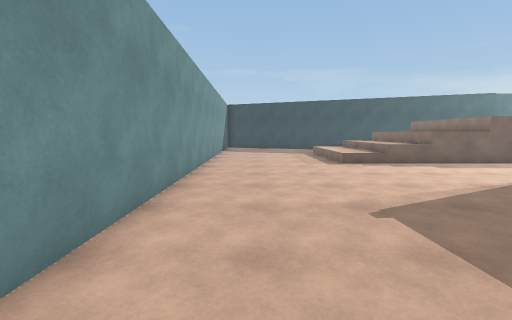
view 1 (above)

17 first-person views from a walk through a Unity game level. The camera is 1.4 m above the floor, tilts 6° down and sees 90° across. The floor is counted in squares, 1 m on a side. Each view is taken from the middle of a square. On the plan, view 1 faces up. The plan holds only what a view shows up to about 13 squares ahead; the rest is blank. The place goes on beyond the plan. The player is left out.

view 2
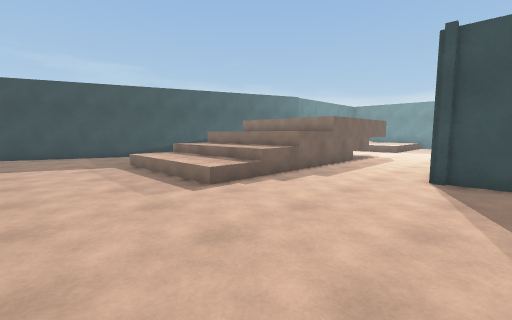

view 3
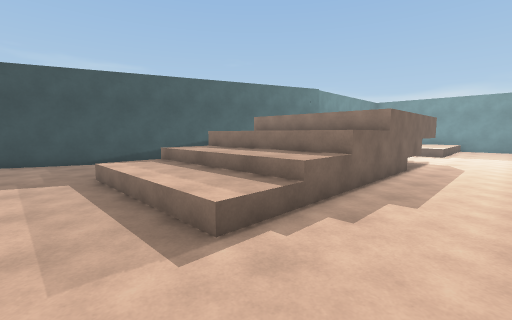

view 4
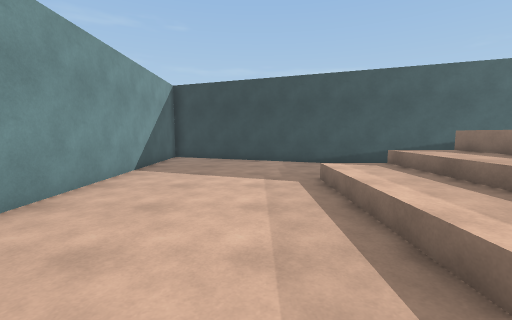

view 5
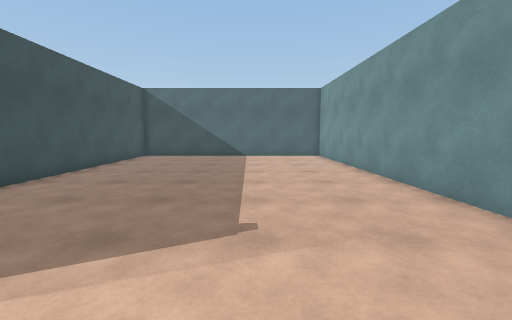

view 6
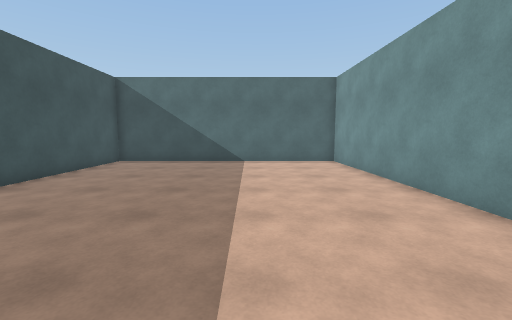

view 7
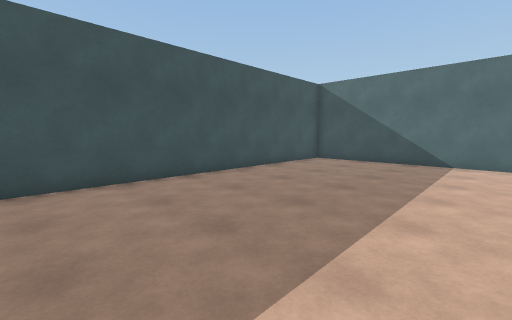

view 8
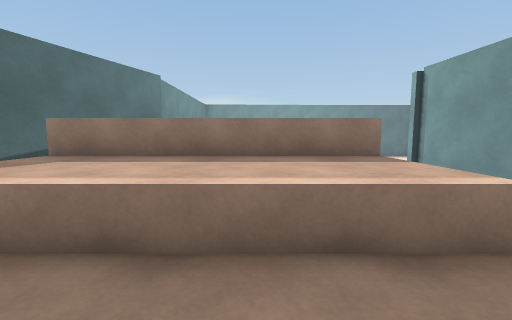

view 9
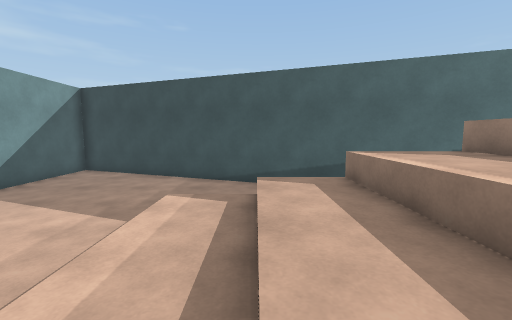

view 10
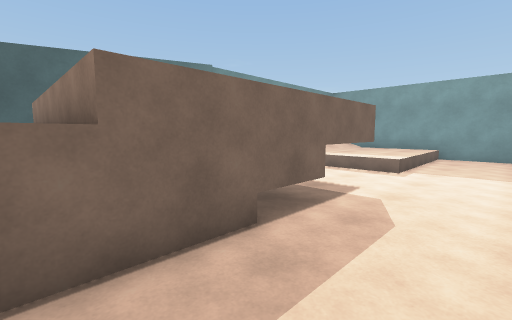

view 11
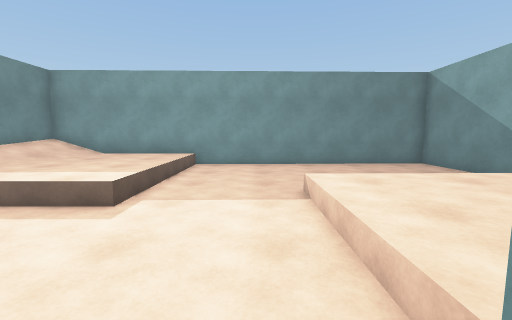

view 12
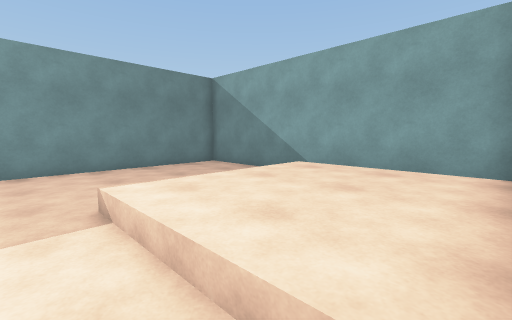

view 13
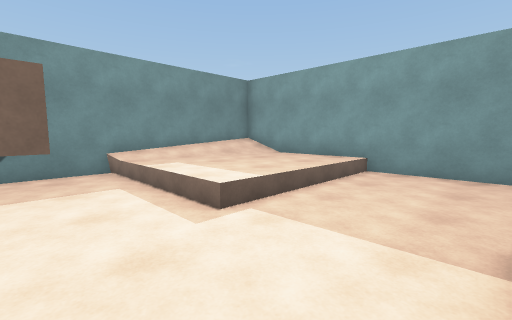

view 14
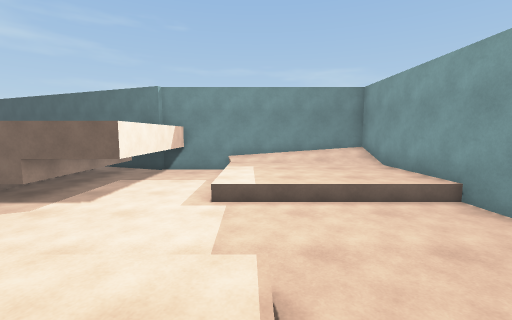

view 15
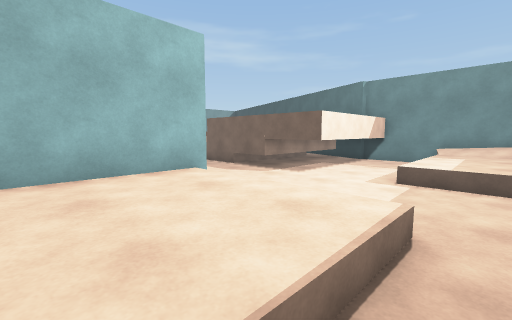

view 16
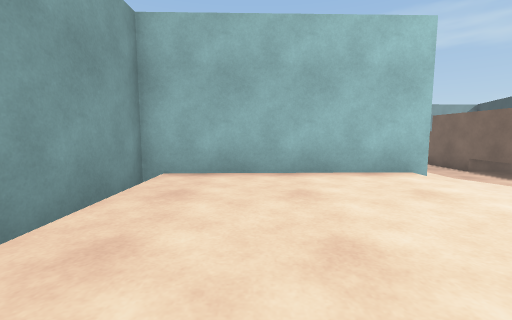

view 17
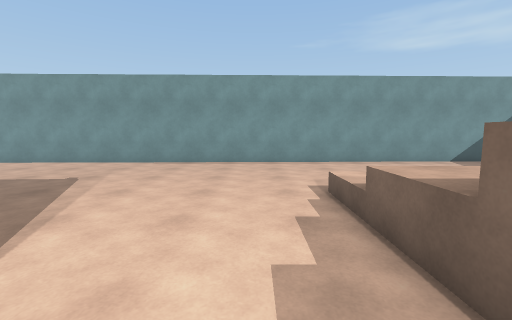

### Floor plan
Key: @ floor where view 1 was taken; # wall or solid block; . main floor; : floor 0.5 m higher than the main floor; + floor 1 m higher than the main floor; / step, stairs or slope; = window, fence, low wall or low ledge; ^ raised ledge.
Columns run from 3 left of view 1 to 27 right of it. Each row starts with its distance up from view 1.
 25 ###
 24 #.####
 23 #....####
 22 #.......###
 21 #.........###
 20 #.........   ###
 19 #.......       #
 18 #......////=^^#    ############
 17 #......///+^^^#   ###..///////#
 16 #......///+^^^#   ###../:::::/#
 15 #......///+^^^#   ###../::::::#
 14 #......///+^^^#   ###../::::::#
 13 #......///+^^^#######../::::::#
 12 #......///+^^^#######../::::::#
 11 #.............................#
 10 ##............................#
  9  #............................#
  8  #............ #####/////.....#
  7  #..........#      #::::/.....#
  6  #..........#      #::::/. ...#
  5  #..........#      #::::/  ...#
  4  #..........#      #::::/. ...#
  3  #..........#      #::::/  ...#
  2  #..........#      #/////  ...#
  1  #..........#      ############
  0  #.@........#
 -1  #..........#
 -2  #..........#
 -3  #..........#
 -4  #..........#
 -5  #..........#
 -6  #..........#
 -7  #..........#
 -8  ############

Where each view was taken, in squares from view 1:
view 1: 0 up, 0 right, facing up
view 2: 6 up, 0 right, facing up-right
view 3: 9 up, 2 right, facing up-right
view 4: 10 up, 2 right, facing up
view 5: 8 up, 2 right, facing down
view 6: 5 up, 2 right, facing down
view 7: 5 up, 1 right, facing down-right
view 8: 14 up, 6 right, facing right
view 9: 12 up, 6 right, facing up
view 10: 9 up, 10 right, facing up-right
view 11: 9 up, 15 right, facing right
view 12: 9 up, 16 right, facing down-right
view 13: 8 up, 17 right, facing up-right
view 14: 5 up, 21 right, facing up
view 15: 4 up, 22 right, facing up-left
view 16: 4 up, 22 right, facing left
view 17: 10 up, 10 right, facing left
